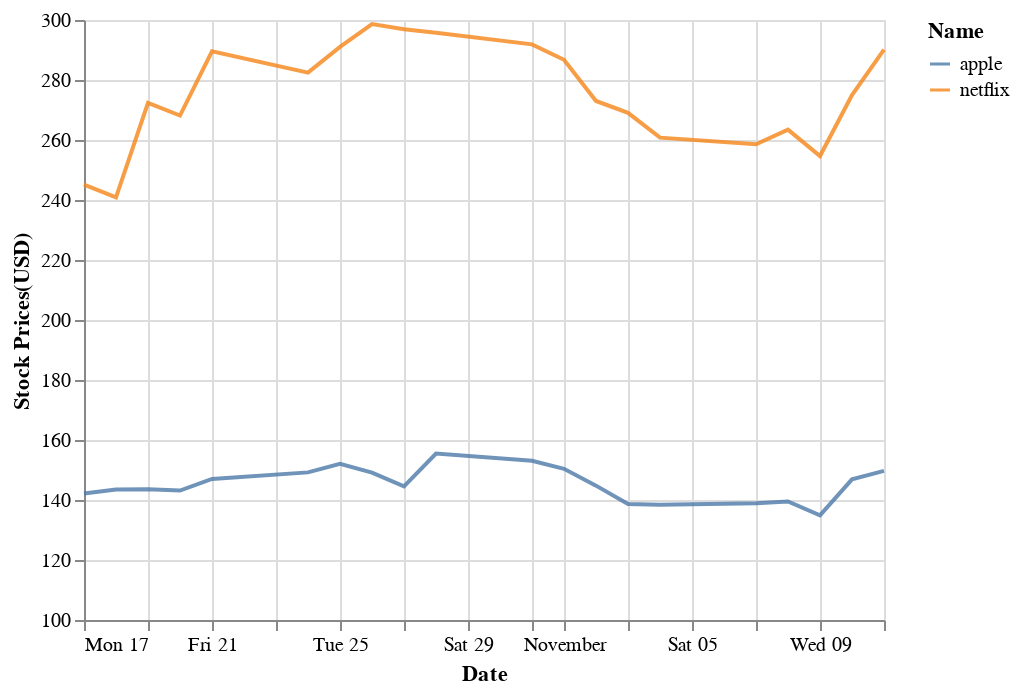

Notebook code cell kept with this figure:
### Code cell
chart

### Figure 1 — Vega-Lite specification as saved in the notebook (floating-point values rounded to 4 significant figures)
{"config": {"view": {"continuousWidth": 400, "continuousHeight": 300}}, "data": {"name": "data-372dbfb56629461d34698e663027e181"}, "mark": {"type": "line", "opacity": 0.8}, "encoding": {"color": {"type": "nominal", "field": "Name"}, "x": {"type": "temporal", "field": "Date"}, "y": {"type": "quantitative", "field": "Stock Prices(USD)", "scale": {"domain": [100, 300]}, "stack": null}}, "$schema": "https://vega.github.io/schema/vega-lite/v4.8.1.json", "datasets": {"data-372dbfb56629461d34698e663027e181": [{"Date": "17 October 2022", "Name": "apple", "Stock Prices(USD)": 142.2}, {"Date": "18 October 2022", "Name": "apple", "Stock Prices(USD)": 143.5}, {"Date": "19 October 2022", "Name": "apple", "Stock Prices(USD)": 143.6}, {"Date": "20 October 2022", "Name": "apple", "Stock Prices(USD)": 143.2}, {"Date": "21 October 2022", "Name": "apple", "Stock Prices(USD)": 147.0}, {"Date": "24 October 2022", "Name": "apple", "Stock Prices(USD)": 149.2}, {"Date": "25 October 2022", "Name": "apple", "Stock Prices(USD)": 152.1}, {"Date": "26 October 2022", "Name": "apple", "Stock Prices(USD)": 149.1}, {"Date": "27 October 2022", "Name": "apple", "Stock Prices(USD)": 144.6}, {"Date": "28 October 2022", "Name": "apple", "Stock Prices(USD)": 155.5}, {"Date": "31 October 2022", "Name": "apple", "Stock Prices(USD)": 153.1}, {"Date": "01 November 2022", "Name": "apple", "Stock Prices(USD)": 150.4}, {"Date": "02 November 2022", "Name": "apple", "Stock Prices(USD)": 144.8}, {"Date": "03 November 2022", "Name": "apple", "Stock Prices(USD)": 138.7}, {"Date": "04 November 2022", "Name": "apple", "Stock Prices(USD)": 138.4}, {"Date": "07 November 2022", "Name": "apple", "Stock Prices(USD)": 138.9}, {"Date": "08 November 2022", "Name": "apple", "Stock Prices(USD)": 139.5}, {"Date": "09 November 2022", "Name": "apple", "Stock Prices(USD)": 134.9}, {"Date": "10 November 2022", "Name": "apple", "Stock Prices(USD)": 146.9}, {"Date": "11 November 2022", "Name": "apple", "Stock Prices(USD)": 149.7}, {"Date": "17 October 2022", "Name": "netflix", "Stock Prices(USD)": 245.1}, {"Date": "18 October 2022", "Name": "netflix", "Stock Prices(USD)": 240.9}, {"Date": "19 October 2022", "Name": "netflix", "Stock Prices(USD)": 272.4}, {"Date": "20 October 2022", "Name": "netflix", "Stock Prices(USD)": 268.2}, {"Date": "21 October 2022", "Name": "netflix", "Stock Prices(USD)": 289.6}, {"Date": "24 October 2022", "Name": "netflix", "Stock Prices(USD)": 282.5}, {"Date": "25 October 2022", "Name": "netflix", "Stock Prices(USD)": 291.0}, {"Date": "26 October 2022", "Name": "netflix", "Stock Prices(USD)": 298.6}, {"Date": "27 October 2022", "Name": "netflix", "Stock Prices(USD)": 296.9}, {"Date": "28 October 2022", "Name": "netflix", "Stock Prices(USD)": 295.7}, {"Date": "31 October 2022", "Name": "netflix", "Stock Prices(USD)": 291.9}, {"Date": "01 November 2022", "Name": "netflix", "Stock Prices(USD)": 286.8}, {"Date": "02 November 2022", "Name": "netflix", "Stock Prices(USD)": 273.0}, {"Date": "03 November 2022", "Name": "netflix", "Stock Prices(USD)": 269.1}, {"Date": "04 November 2022", "Name": "netflix", "Stock Prices(USD)": 260.8}, {"Date": "07 November 2022", "Name": "netflix", "Stock Prices(USD)": 258.6}, {"Date": "08 November 2022", "Name": "netflix", "Stock Prices(USD)": 263.5}, {"Date": "09 November 2022", "Name": "netflix", "Stock Prices(USD)": 254.7}, {"Date": "10 November 2022", "Name": "netflix", "Stock Prices(USD)": 275.0}, {"Date": "11 November 2022", "Name": "netflix", "Stock Prices(USD)": 290.1}]}}
